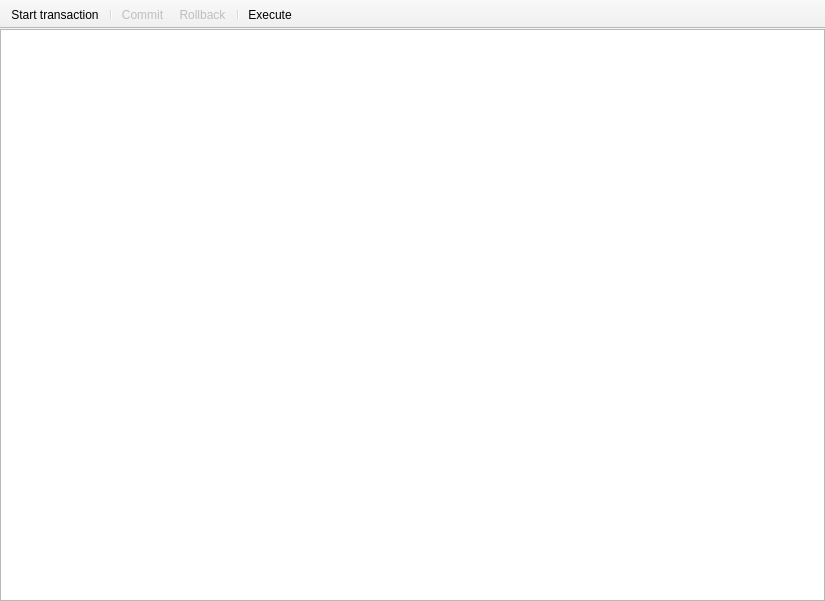
<?xml version="1.0" encoding="UTF-8"?>
<ui version="4.0">
 <class>QueryWindow</class>
 <widget class="QMainWindow" name="QueryWindow">
  <property name="geometry">
   <rect>
    <x>0</x>
    <y>0</y>
    <width>825</width>
    <height>601</height>
   </rect>
  </property>
  <property name="contextMenuPolicy">
   <enum>Qt::ContextMenuPolicy::ActionsContextMenu</enum>
  </property>
  <property name="windowTitle">
   <string>Let's run a query on the database</string>
  </property>
  <widget class="QWidget" name="centralWidget">
   <layout class="QVBoxLayout">
    <property name="leftMargin">
     <number>0</number>
    </property>
    <property name="topMargin">
     <number>0</number>
    </property>
    <property name="rightMargin">
     <number>0</number>
    </property>
    <property name="bottomMargin">
     <number>0</number>
    </property>
    <item>
     <widget class="QPlainTextEdit" name="text">
      <property name="contextMenuPolicy">
       <enum>Qt::ContextMenuPolicy::ActionsContextMenu</enum>
      </property>
     </widget>
    </item>
   </layout>
  </widget>
  <widget class="QToolBar" name="mainToolBar">
   <property name="movable">
    <bool>false</bool>
   </property>
   <property name="floatable">
    <bool>false</bool>
   </property>
   <attribute name="toolBarArea">
    <enum>TopToolBarArea</enum>
   </attribute>
   <attribute name="toolBarBreak">
    <bool>false</bool>
   </attribute>
   <addaction name="actionStartTransaction"/>
   <addaction name="separator"/>
   <addaction name="actionCommit"/>
   <addaction name="actionRollback"/>
   <addaction name="separator"/>
   <addaction name="actionExecute"/>
  </widget>
  <action name="actionStartTransaction">
   <property name="text">
    <string>Start &amp;transaction</string>
   </property>
   <property name="shortcut">
    <string notr="true">Ctrl+T</string>
   </property>
   <property name="menuRole">
    <enum>QAction::MenuRole::NoRole</enum>
   </property>
  </action>
  <action name="actionCommit">
   <property name="enabled">
    <bool>false</bool>
   </property>
   <property name="text">
    <string>&amp;Commit</string>
   </property>
   <property name="shortcut">
    <string notr="true">Ctrl+S</string>
   </property>
   <property name="menuRole">
    <enum>QAction::MenuRole::NoRole</enum>
   </property>
  </action>
  <action name="actionRollback">
   <property name="enabled">
    <bool>false</bool>
   </property>
   <property name="text">
    <string>Roll&amp;back</string>
   </property>
   <property name="shortcut">
    <string notr="true">Ctrl+R</string>
   </property>
   <property name="menuRole">
    <enum>QAction::MenuRole::NoRole</enum>
   </property>
  </action>
  <action name="actionExecute">
   <property name="text">
    <string>E&amp;xecute</string>
   </property>
   <property name="shortcut">
    <string notr="true">Ctrl+Return</string>
   </property>
   <property name="menuRole">
    <enum>QAction::MenuRole::NoRole</enum>
   </property>
  </action>
  <action name="actionExit">
   <property name="text">
    <string>E&amp;xit</string>
   </property>
   <property name="shortcut">
    <string notr="true">Shift+Esc</string>
   </property>
   <property name="menuRole">
    <enum>QAction::MenuRole::NoRole</enum>
   </property>
  </action>
 </widget>
 <layoutdefault spacing="6" margin="11"/>
 <resources/>
 <connections/>
</ui>
